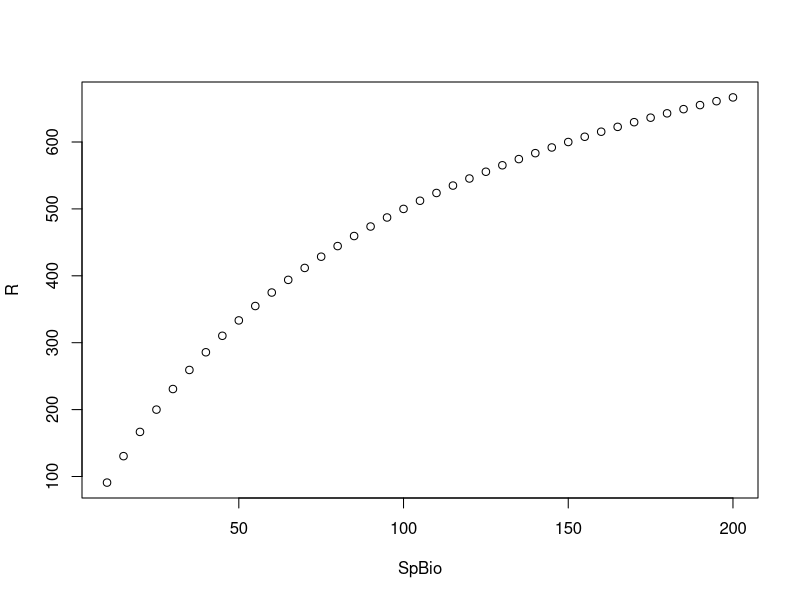
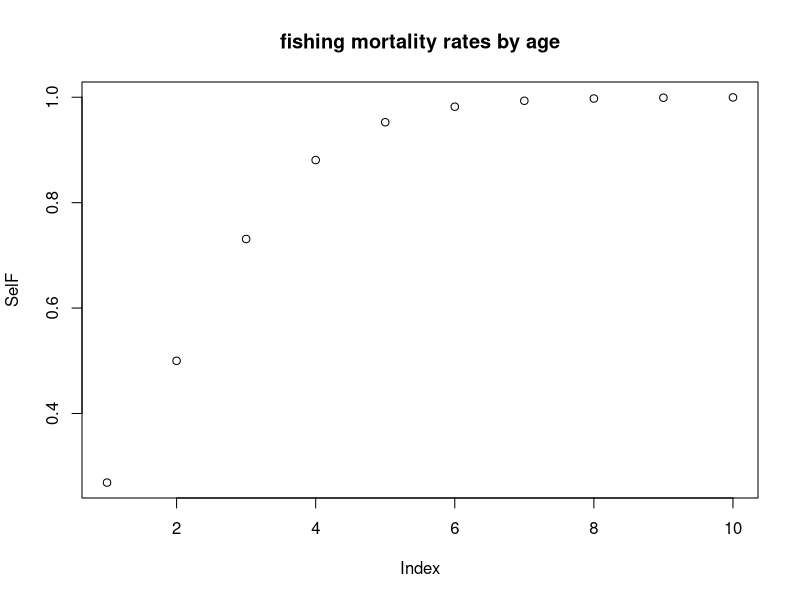
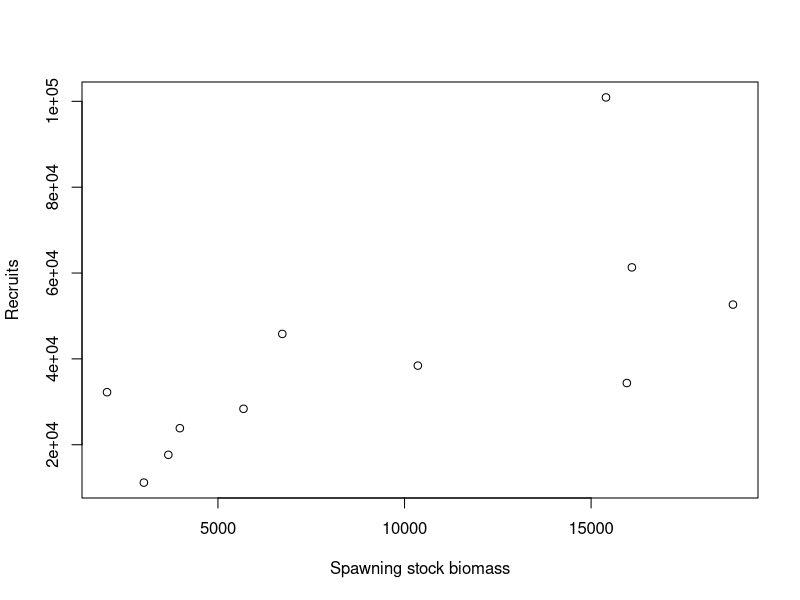
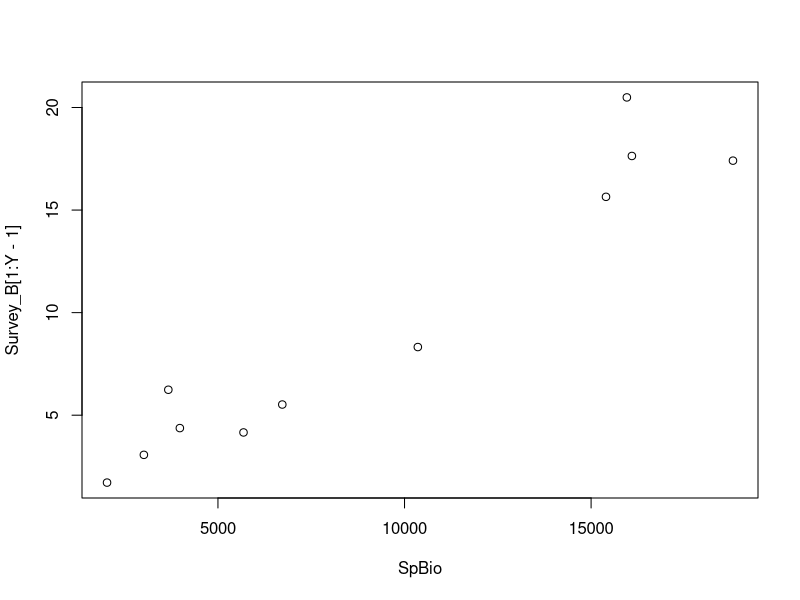
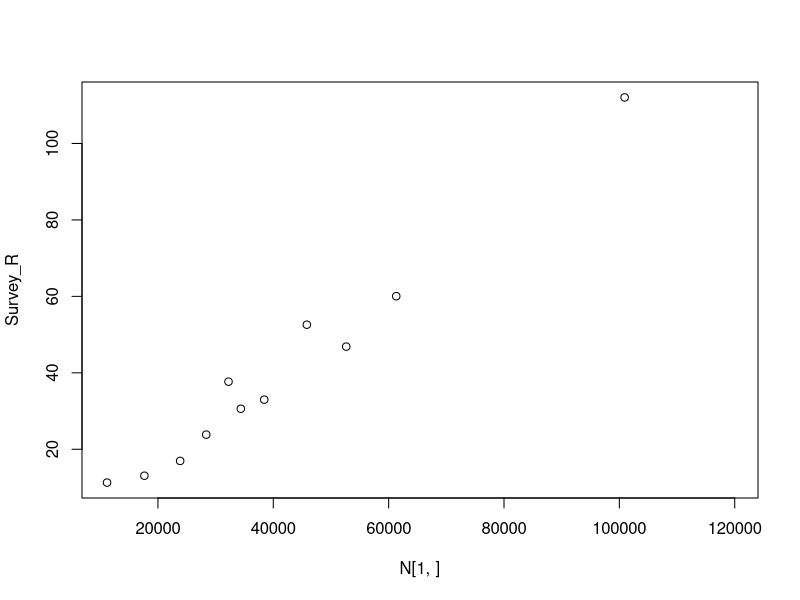
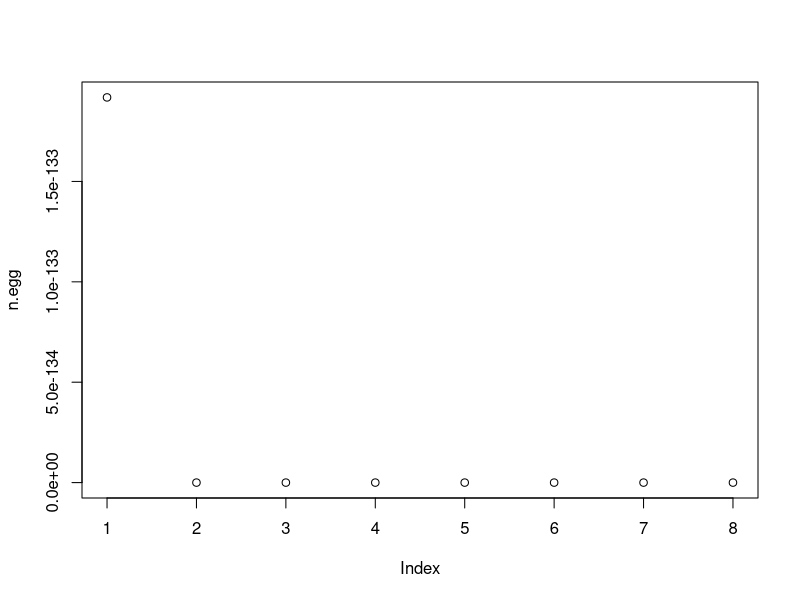
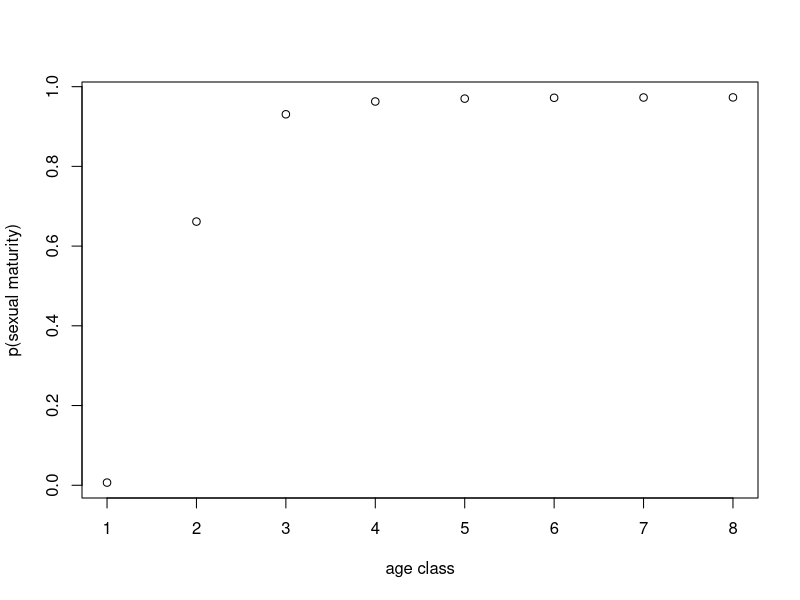
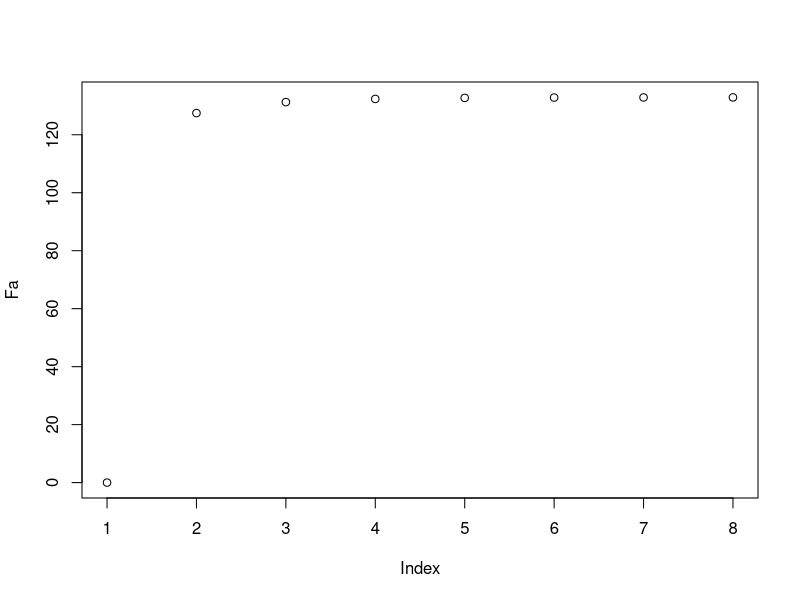

These figures' R source, in order:
#Beverton-Holt recruitment model
#https://bookdown.org/Joseph_Hightower/bayesianfish/Recruit.html
#A Bayesian Introduction to Fish Population Analysis Joseph E. Hightowe
#The process of recruitment starts with eggs, but egg production is difficult to estimate directly so it is common to use spawning stock biomass (Bs) as a proxy. 
#One of the most commonly used curves relating spawning stock size and recruitment is the Beverton-Holt equation


SpBio <- seq(from=10, to=200, by=5) #stock biomass
a <- 0.001 #recruitmen parameters
b <- 0.1
R <- 1/(a+b/SpBio) #Beverton-Holt equation
plot(SpBio, R)

#This curve approaches zero as Bs approaches zero and approaches 1/?? as Bs approaches infinity. 
#It is often a good descriptor of observed stock-recruitment data in that recruitment is low when spawning stock size is close to zero but appears to be without trend at higher spawning stock sizes.


# fitting a Beverton-Holt model to simulated stock-recruitment data -----

rm(list=ls()) # Clear Environment

A <- 10 # max.age - Arbitrary. If changed, redo maturity and meanwt vectors
Y <- 12 # year - Arbitrary. If changed, redo AnnualF vector

AnnualF <- c(0.59, 0.41, 0.74, 0.91, 0.86, 0.74, 1.07, 0.9, 0.87, 1.1, 0.93)
# Arbitrary, increasing trend to create contrast in SpBio. Redo if Y changes
AnnualM <- 0.2

# F by age, using separable model:
#Obtaining year- and age- specific fishing mortality rates as a product of a year-specific measure of fishing intensity and an age-specific vulnerability to fishing
Fishery_k <- 1 # Slope for logistic function
Fishery_a_50 <- 2 # Age at 0.5 selectivity
SelF <- array(data=NA, dim=A) # Fishery selectivity pattern
F_a <- array(data=NA, dim=c(A,(Y-1))) # Matrix for F by age and year
Z_a <- array(data=NA, dim=c(A,(Y-1))) # Matrix for Z by age and year
S_a <- array(data=NA, dim=c(A,(Y-1))) # Matrix for survival rate by age and year

for (a in 1:A){
  SelF[a] <- 1/(1+exp(-Fishery_k*(a-Fishery_a_50)))
} #a

plot(SelF, main="fishing mortality rates by age")

for (y in 1:(Y-1)) {
  for (a in 1:A){
    F_a[a,y] <- AnnualF[y] * SelF[a]
    Z_a[a,y] <- F_a[a,y]+AnnualM
    S_a[a,y] <- exp(-Z_a[a,y])
  } #a
} #y

N <- array(data=NA, dim=c(A, Y))

BH_alpha <- 1/1E5 # Parameter defining Beverton-Holt asymptotic recruitment
BH_beta <- 0.1 # Arbitrary
SD_rec <- 0.25 # Low level of lognormal error in recruitment

# Set up year-1 vector based on asymptotic recruitment and year-1 survival rates
Mat <- c(0, 0, 0.2, 0.4, 0.8, 1, 1, 1, 1, 1) # Arbitrary maturity schedule. Redo if max age (A) changes
Wgt <- c(0.01, 0.05, 0.10, 0.20, 0.40, 0.62, 0.80, 1.01, 1.30, 1.56) # Mean wt. Redo if A changes
SpBio <- array(data=NA, dim=(Y-1)) # Spawning biomass vector
# Year-1 N (arbitrarily) from asymptotic recruitment, year-1 survival.
N[1,1] <- 1/BH_alpha*rlnorm(n=1, 0, SD_rec)
for (a in 2:A){
  N[a,1] <- rbinom(n=1, trunc(N[(a-1),1]), S_a[(a-1),1])
}#a
for (y in 2:Y){
  SpBio[y-1] <- sum(N[,y-1]*Wgt*Mat) # Spawning stock biomass
  N[1,y] <- 1/(BH_alpha+BH_beta/SpBio[y-1])*rlnorm(n=1, 0, SD_rec) #Beverton-Holt ecuation
  for (a in 2:A){
    N[a,y] <- rbinom(1, trunc(N[(a-1), (y-1)]), S_a[(a-1),(y-1)])
  } #a
} #y
plot(SpBio,N[1,2:Y], ylab="Recruits", xlab="Spawning stock biomass")

# Generate survey data on recruitment and spawning stock
Survey_q <- 1E-3 # Arbitrary catchability coefficient for survey
SD_survey <- 0.2 # Arbitrary ln-scale SD
Exp_ln_B <- log(Survey_q*SpBio)
Survey_B <- rlnorm(n=Y, meanlog=Exp_ln_B, sdlog=SD_survey)

plot(SpBio, Survey_B[1:Y-1])

Exp_ln_R <- log(Survey_q*N[1,2:Y])
Survey_R <- c(NA,rlnorm(n=(Y-1), meanlog=Exp_ln_R, sdlog=SD_survey))

plot(N[1,], Survey_R)



#Size-based egg-per-recruit model ()-----

#
#formula three-parameter Gaussian curve (model parameters are A, u, and sigma2) assuming a lognormal error structure:
#E(L)=Ae^[-(L-u)^2]/(s2)
  
  
L =c(0.00000, 11.33991, 15.19475, 16.50514, 16.95059, 17.10202, 17.15349, 17.17099)
A= 1000
u=5 #size start producing eggs
s2= 0.08

n.egg=A*exp((-(L-u)^2)/s2)

plot(n.egg)

#----
# Modelo de madurez sexual:

#probability of sexual maturity at length Lt

s=0.5#slope parameter
L50 = 10 # size 50% fish are mature
L =c(0.00000, 11.33991, 15.19475, 16.50514, 16.95059, 17.10202, 17.15349, 17.17099) #length at age class form 0 to 7

pm=1/(1+(exp(-s*(L-L50))))
plot(pm, xlab = "age class", ylab = "p(sexual maturity)")

#recruitment model n of eggs at length-----

#stares et al 2007 (study on atlantic cod)
#The number of eggs produced per recruit was calculated as ameasure of individual egg production rate

b=0.1
a=100 #eggs per length production paramter 

Fa=a*L^b
plot(Fa)

Na=c(100, 60, 45, 38, 30, 25, 20, 18) #where Na is numbers-at-age (Na=N(a-1)*e^-Z) starting with 1recruit at age 0, jthe maximum age in the age-structured popu-lation analyses used in the TEP estimates above 

#The number of eggs produced per recruit calculated as a measure of individual egg production rate
Ne=Na*pm*Fa

plot(Ne)


#A*e^bL
#A and b parameters affecting fecundity rate 

A=0.8
b=0.7

L=seq(0, 20, 1)

n.egg = A*exp(b*L)
plot(n.egg, )

